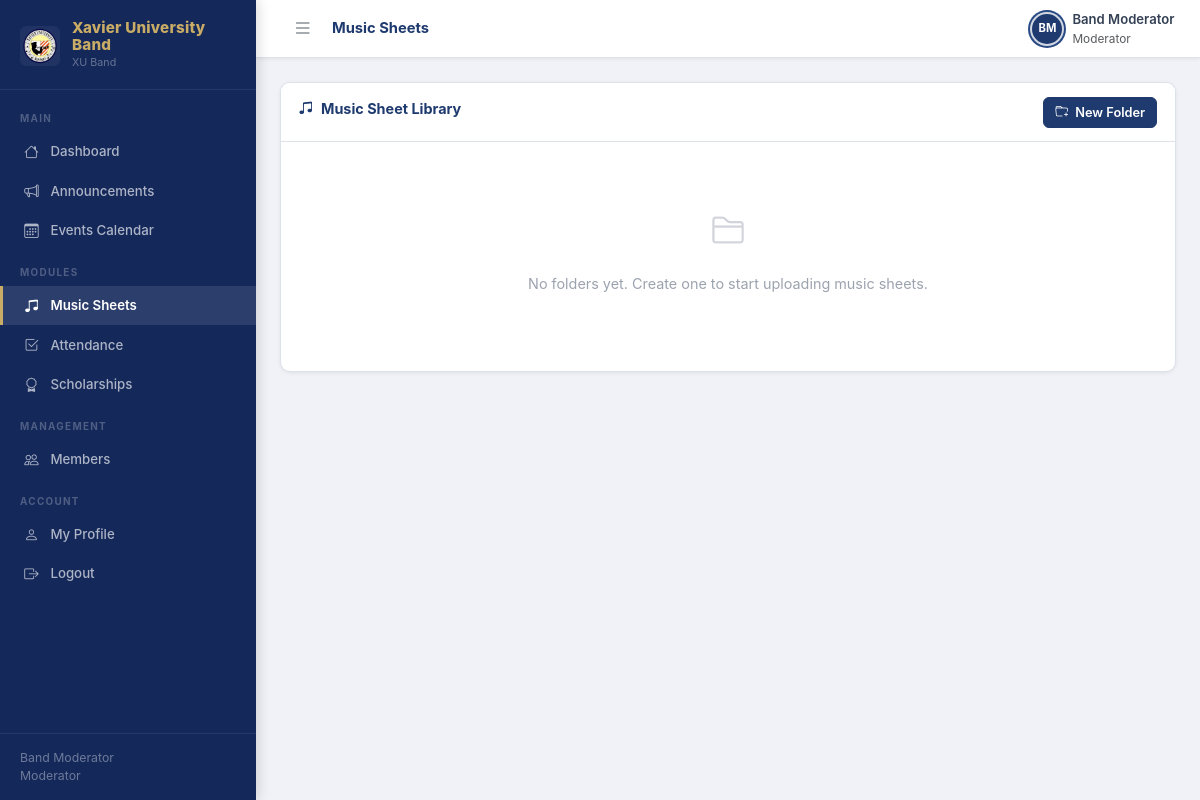
Before: /music-sheets.php (signed in) with the older database file.
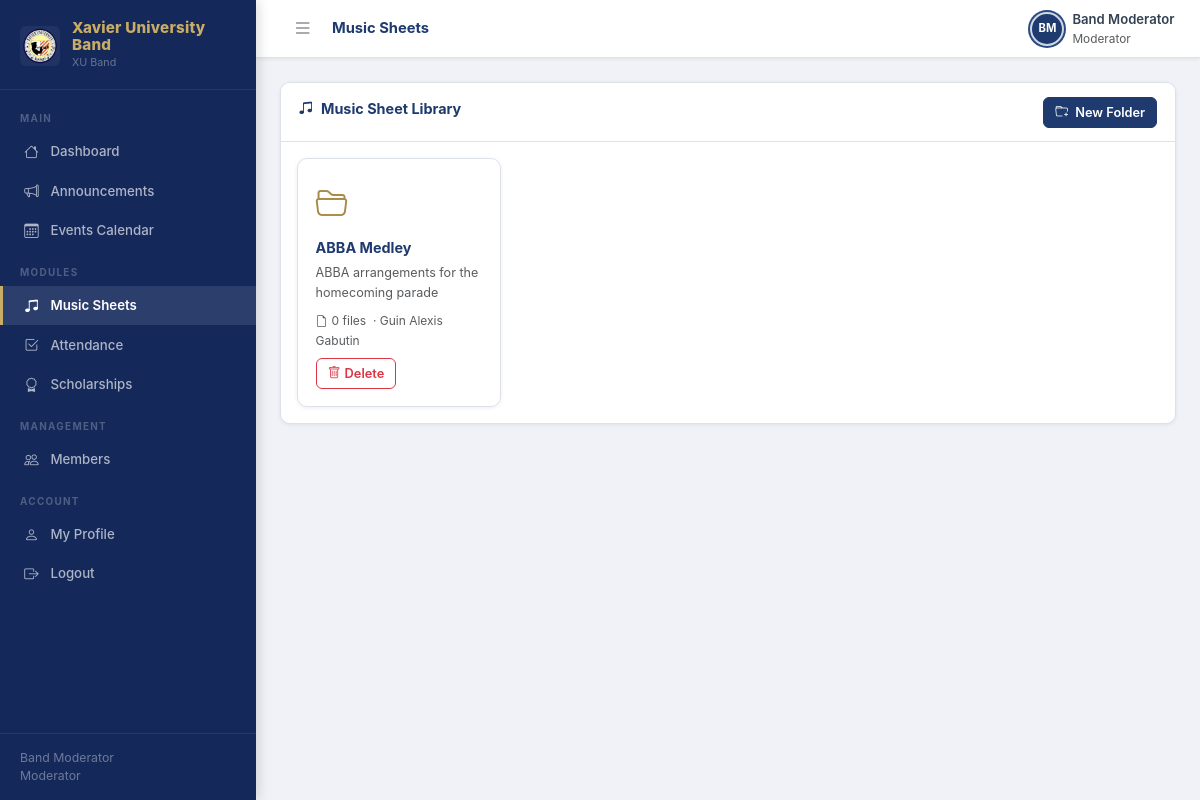
After: the same page with the newer database file.
### tables this page shows
CREATE TABLE IF NOT EXISTS music_folders (
    id INT AUTO_INCREMENT PRIMARY KEY,
    name VARCHAR(200) NOT NULL,
    description TEXT DEFAULT NULL,
    created_by INT NOT NULL,
    created_at DATETIME NOT NULL DEFAULT CURRENT_TIMESTAMP,
    FOREIGN KEY (created_by) REFERENCES users(id) ON DELETE CASCADE
);

CREATE TABLE IF NOT EXISTS users (
    id INT AUTO_INCREMENT PRIMARY KEY,
    name VARCHAR(100) NOT NULL,
    email VARCHAR(150) NOT NULL UNIQUE,
    password_hash VARCHAR(255) NOT NULL,
    role ENUM('moderator','officer','member') NOT NULL DEFAULT 'member',
    instrument VARCHAR(100) DEFAULT NULL,
    year_level VARCHAR(20) DEFAULT NULL,
    student_id VARCHAR(50) DEFAULT NULL,
    contact_number VARCHAR(20) DEFAULT NULL,
    status ENUM('active','inactive') NOT NULL DEFAULT 'active',
    profile_notes TEXT DEFAULT NULL,
    avatar_path VARCHAR(255) DEFAULT NULL,
    scholarship_status ENUM('Not Scholar','Half Scholar','Full Scholar') NOT NULL DEFAULT 'Not Scholar',
    created_at DATETIME NOT NULL DEFAULT CURRENT_TIMESTAMP,
    updated_at DATETIME NOT NULL DEFAULT CURRENT_TIMESTAMP ON UPDATE CURRENT_TIMESTAMP
);

### includes/db.php (called while the page is built, shortened)
<?php
function getDB(): PDO {
    static $pdo = null;
    if ($pdo === null) {
        $host = DB_HOST === 'localhost' ? '127.0.0.1' : DB_HOST;
        $dsn = 'mysql:host=' . $host . ';port=' . DB_PORT . ';dbname=' . DB_NAME . ';charset=utf8mb4';
        try {
            $pdo = new PDO($dsn, DB_USER, DB_PASS, [
                PDO::ATTR_ERRMODE            => PDO::ERRMODE_EXCEPTION,
                PDO::ATTR_DEFAULT_FETCH_MODE => PDO::FETCH_ASSOC,
                PDO::ATTR_EMULATE_PREPARES   => false,
                PDO::ATTR_TIMEOUT            => 10,
            ]);
        } catch (PDOException $e) {
            http_response_code(500);
            die(json_encode(['error' => 'Database connection failed: ' . $e->getMessage()]));
        }
    }
    return $pdo;
}
function dbQuery(string $sql, array $params = []): array {
    $stmt = getDB()->prepare($sql);
    $stmt->execute($params);
    return $stmt->fetchAll();
}

### includes/auth.php (called while the page is built, shortened)
<?php
require_once __DIR__ . '/db.php';
function isLoggedIn(): bool {
    return !empty($_SESSION['user_id']);
}
function currentUser(): ?array {
    return [
        'id'    => $_SESSION['user_id'],
        'name'  => $_SESSION['user_name'],
        'role'  => $_SESSION['user_role'],
        'email' => $_SESSION['user_email'],
    ];
}
function isOfficer(): bool {
    $role = currentUser()['role'] ?? '';
    return $role === 'officer' || $role === 'moderator';
}

### includes/helpers.php (called while the page is built, shortened)
<?php
function h(mixed $val): string {
    return htmlspecialchars((string)$val, ENT_QUOTES | ENT_HTML5, 'UTF-8');
}

### public/music-sheets.php (the view, shortened to what the changed rows need)
<?php
require_once __DIR__ . '/../includes/auth.php';
require_once __DIR__ . '/../includes/db.php';
require_once __DIR__ . '/../includes/helpers.php';
require_once __DIR__ . '/../includes/layout.php';
$user = currentUser();
$folderId = (int)($_GET['folder'] ?? 0);
if ($folderId) {
    $folder = dbQueryOne('SELECT * FROM music_folders WHERE id = ?', [$folderId]);
    if (!$folder) { flash('error', 'Folder not found.'); redirect('/music-sheets.php'); }
    if (isOfficer()) {
        $sheets = dbQuery('SELECT ms.*, u.name AS uploader FROM music_sheets ms JOIN users u ON u.id = ms.uploaded_by WHERE ms.folder_id = ? ORDER BY ms.created_at DESC', [$folderId]);
    } else {
        $sheets = dbQuery('SELECT ms.*, u.name AS uploader FROM music_sheets ms JOIN users u ON u.id = ms.uploaded_by JOIN music_assignments ma ON ma.sheet_id = ms.id WHERE ms.folder_id = ? AND ma.user_id = ? ORDER BY ms.created_at DESC', [$folderId, $user['id']]);
    }
    $allMembers = isOfficer() ? dbQuery('SELECT id,name,instrument FROM users WHERE role="member" AND status="active" ORDER BY name') : [];
    layout_head('Music Sheets — ' . $folder['name'], 'music-sheets');
?>
<?php if ($e = getFlash('error')): ?>
<div class="alert alert-danger d-flex align-items-center gap-2" data-auto-dismiss>
  <i class="bi bi-exclamation-triangle-fill"></i> <?= h($e) ?>
</div>
<?php endif; ?>
<?php if ($s = getFlash('success')): ?>
<div class="alert alert-success d-flex align-items-center gap-2" data-auto-dismiss>
  <i class="bi bi-check-circle-fill"></i> <?= h($s) ?>
</div>
<?php endif; ?>
<div class="d-flex align-items-center gap-3 mb-4">
  <a href="/music-sheets.php" class="btn btn-outline btn-sm">
    <i class="bi bi-arrow-left me-1"></i> Back to Folders
  </a>
  <h2 class="mb-0" style="color:var(--xu-navy)">
    <i class="bi bi-folder2-open me-2"></i><?= h($folder['name']) ?>
  </h2>
  <?php if ($folder['description']): ?>
  <span class="text-muted small"><?= h($folder['description']) ?></span>
  <?php endif; ?>
</div>
<?php if (!isOfficer()): ?>
<div class="alert alert-info d-flex align-items-center gap-2">
  <i class="bi bi-info-circle-fill"></i> Showing only your assigned music sheets.
</div>
<?php endif; ?>
<div class="card">
  <div class="card-header d-flex justify-content-between align-items-center">
    <span class="card-title"><i class="bi bi-music-note-beamed me-2"></i>Files in this folder</span>
    <?php if (isOfficer()): ?>
    <button class="btn btn-primary btn-sm" onclick="openModal('xumodalUpload')">
      <i class="bi bi-upload me-1"></i> Upload File
    </button>
    <?php endif; ?>
  </div>
  <?php if (!$sheets): ?>
  <div class="empty-state">
    <div class="empty-icon"><i class="bi bi-music-note-beamed"></i></div>
    <p><?= isOfficer() ? 'No files uploaded yet.' : 'No sheets assigned to you yet.' ?></p>
  </div>
  <?php else: ?>
  <div class="table-responsive">
    <table class="table table-hover align-middle mb-0">
      <thead class="table-light">
        <tr>
          <th>Title</th><th>Instrument</th><th>File</th>
          <th>Uploaded by</th><th>Date</th><th>Actions</th>
        </tr>
      </thead>
      <tbody>
        <?php foreach ($sheets as $sh):
          $ext  = strtolower(pathinfo($sh['file_name'], PATHINFO_EXTENSION));
          $icon = match($ext) {
            'pdf'                    => 'bi-file-pdf text-danger',
            'mp3'                    => 'bi-file-music text-primary',
            'jpg','jpeg','png','gif' => 'bi-file-image text-success',
            default                  => 'bi-file-earmark'
          };
          $size      = $sh['file_size'] ? round($sh['file_size']/1024,1).' KB' : '';
          $isImage   = in_array($ext, ['jpg','jpeg','png','gif']);
          $isPdf     = $ext === 'pdf';
          $isAudio   = $ext === 'mp3';
          $fileUrl   = '/' . h($sh['file_path']);
        ?>
        <tr>
          <td><strong><?= h($sh['title']) ?></strong></td>
          <td><?= $sh['instrument'] ? '<span class="badge bg-secondary">'.h($sh['instrument']).'</span>' : '<span class="text-muted">—</span>' ?></td>
          <td>
            <i class="bi <?= $icon ?>"></i>
            <span class="small ms-1"><?= h($sh['file_name']) ?><?= $size ? " · $size" : '' ?></span>
          </td>
          <td class="small text-muted"><?= h($sh['uploader']) ?></td>
          <td class="small text-muted"><?= formatDate($sh['created_at']) ?></td>
          <td>
            <div class="d-flex gap-1 flex-wrap">
              <?php if ($isPdf || $isImage): ?>
              <button class="btn btn-sm btn-outline-secondary"
                onclick="previewFile('<?= $fileUrl ?>', '<?= $ext ?>', '<?= h(addslashes($sh['title'])) ?>')">
                <i class="bi bi-eye me-1"></i>Preview
              </button>
              <?php elseif ($isAudio): ?>
              <button class="btn btn-sm btn-outline-secondary"
                onclick="previewFile('<?= $fileUrl ?>', 'mp3', '<?= h(addslashes($sh['title'])) ?>')">
                <i class="bi bi-play-circle me-1"></i>Play
              </button>
              <?php endif; ?>
              <a href="<?= $fileUrl ?>" download="<?= h($sh['file_name']) ?>" class="btn btn-sm btn-outline-primary">
                <i class="bi bi-download me-1"></i>Download
              </a>
              <?php if (isOfficer()): ?>
              <button class="btn btn-sm btn-outline-dark"
                onclick="openModal('xumodalAssign'); loadAssignments(<?= $sh['id'] ?>, <?= $folderId ?>, '<?= h(addslashes($sh['title'])) ?>')">
                <i class="bi bi-people me-1"></i>Assign
              </button>
              <form method="POST" class="d-inline">
                <input type="hidden" name="action" value="delete_file">
                <input type="hidden" name="id" value="<?= $sh['id'] ?>">
                <input type="hidden" name="folder_id" value="<?= $folderId ?>">
                <button class="btn btn-sm btn-outline-danger" data-confirm="Delete this file?">
                  <i class="bi bi-trash"></i>
                </button>
              </form>
              <?php endif; ?>
            </div>
          </td>
        </tr>
        <?php endforeach; ?>
      </tbody>
    </table>
  </div>
  <?php endif; ?>
</div>
<div class="xu-modal-overlay" id="xumodalPreview">
  <div class="xu-modal" style="max-width:800px;width:95vw">
    <div class="xu-modal-header">
      <span class="xu-modal-title" id="previewTitle">Preview</span>
      <button class="xu-modal-close" onclick="closeModal(this);stopAudio()"><i class="bi bi-x-lg"></i></button>
    </div>
    <div class="xu-modal-body p-0" id="previewBody" style="min-height:300px;display:flex;align-items:center;justify-content:center;background:#f8f9fa">
    </div>
  </div>
</div>
<?php if (isOfficer()): ?>
<div class="xu-modal-overlay" id="xumodalUpload">
  <div class="xu-modal">
    <div class="xu-modal-header">
      <span class="xu-modal-title">Upload File to <?= h($folder['name']) ?></span>
      <button class="xu-modal-close" onclick="closeModal(this)"><i class="bi bi-x-lg"></i></button>
    </div>
    <form method="POST" enctype="multipart/form-data">
      <input type="hidden" name="action" value="upload_file">
      <input type="hidden" name="folder_id" value="<?= $folderId ?>">
      <div class="xu-modal-body">
        <div class="mb-3">
          <label class="form-label">File *</label>
          <input name="file" type="file" class="form-control" accept=".pdf,.jpg,.jpeg,.png,.gif,.mp3" required>
          <div class="form-text text-muted">PDF, JPG, PNG, GIF, MP3 (max 20MB). Auto-assigned to all active members.</div>
        </div>
        <div class="mb-3">
          <label class="form-label">Title *</label>
          <input name="title" class="form-control" required>
        </div>
        <div class="mb-3">
          <label class="form-label">Instrument</label>
          <input name="instrument" class="form-control" placeholder="e.g. Trumpet, Saxophone, Flute…">
        </div>
      </div>
      <div class="xu-modal-footer">
        <button type="button" class="btn btn-outline-secondary" onclick="closeModal(this)">Cancel</button>
        <button type="submit" class="btn btn-primary"><i class="bi bi-upload me-1"></i>Upload</button>
      </div>
    </form>
  </div>
</div>
<div class="xu-modal-overlay" id="xumodalAssign">
  <div class="xu-modal">
    <div class="xu-modal-header">
      <span class="xu-modal-title" id="assignTitle">Manage Assignments</span>
      <button class="xu-modal-close" onclick="closeModal(this)"><i class="bi bi-x-lg"></i></button>
    </div>
    <form method="POST" id="assignForm">
      <input type="hidden" name="action" value="save_assignments">
      <input type="hidden" name="sheet_id" id="assign_sheet_id" value="">
      <input type="hidden" name="folder_id" id="assign_folder_id" value="">
      <div class="xu-modal-body">
        <p class="small text-muted mb-3">Select which members can see and download this sheet:</p>
        <div id="assignMemberList">
          <?php foreach ($allMembers as $m): ?>
          <div class="d-flex align-items-center gap-2 py-2 border-bottom">
            <input type="checkbox" name="assigned[]" value="<?= $m['id'] ?>"
              class="form-check-input member-assign-cb" data-uid="<?= $m['id'] ?>">
            <span><?= h($m['name']) ?></span>
            <?php if ($m['instrument']): ?><span class="badge bg-secondary"><?= h($m['instrument']) ?></span><?php endif; ?>
          </div>
          <?php endforeach; ?>
        </div>
      </div>
      <div class="xu-modal-footer">
        <button type="button" class="btn btn-outline-secondary btn-sm" onclick="toggleAllAssign(true)">Select All</button>
        <button type="button" class="btn btn-outline-secondary btn-sm" onclick="toggleAllAssign(false)">None</button>
        <button type="button" class="btn btn-outline-secondary" onclick="closeModal(this)">Cancel</button>
        <button type="submit" class="btn btn-primary">Save</button>
      </div>
    </form>
  </div>
</div>
<?php endif; ?>
<script>
function loadAssignments(sheetId, folderId, title) {
  document.getElementById('assign_sheet_id').value  = sheetId;
  document.getElementById('assign_folder_id').value = folderId;
  document.getElementById('assignTitle').textContent = 'Assign: ' + title;
  fetch('/api/assignments.php?sheet_id=' + sheetId)
    .then(r => r.json())
    .then(data => {
      document.querySelectorAll('.member-assign-cb').forEach(cb => {
        cb.checked = data.includes(parseInt(cb.dataset.uid));
      });
    });
}
function toggleAllAssign(val) {
  document.querySelectorAll('.member-assign-cb').forEach(cb => cb.checked = val);
}
function stopAudio() {
  const a = document.querySelector('#previewBody audio');
  if (a) { a.pause(); a.currentTime = 0; }
}
function previewFile(url, ext, title) {
  document.getElementById('previewTitle').textContent = title;
  const body = document.getElementById('previewBody');
  if (ext === 'pdf') {
    body.innerHTML = '<iframe src="' + url + '" style="width:100%;height:75vh;border:0"></iframe>';
  } else if (['jpg','jpeg','png','gif'].includes(ext)) {
    body.innerHTML = '<img src="' + url + '" style="max-width:100%;max-height:75vh;object-fit:contain;padding:1rem">';
  } else if (ext === 'mp3') {
    body.innerHTML = '<div class="p-4 text-center"><i class="bi bi-file-music" style="font-size:3rem;color:var(--xu-navy)"></i><br><br><audio controls autoplay style="width:100%;max-width:400px"><source src="' + url + '" type="audio/mpeg"></audio></div>';
  }
  openModal('xumodalPreview');
}
</script>
<?php
} else {
    if (isOfficer()) {
        $folders = dbQuery('SELECT f.*, u.name AS creator, COUNT(ms.id) AS file_count FROM music_folders f JOIN users u ON u.id = f.created_by LEFT JOIN music_sheets ms ON ms.folder_id = f.id GROUP BY f.id ORDER BY f.created_at DESC');
    }
?>
<div class="card">
  <div class="card-body p-3">
    <?php if (!$folders): ?>
    <div class="empty-state">
      <div class="empty-icon"><i class="bi bi-folder2"></i></div>
      <p><?= isOfficer() ? 'No folders yet. Create one to start uploading music sheets.' : 'No music sheets assigned to you yet.' ?></p>
    </div>
    <?php else: ?>
    <div class="row g-3">
      <?php foreach ($folders as $f): ?>
      <div class="col-sm-6 col-md-4 col-lg-3">
        <div class="folder-card" onclick="window.location='/music-sheets.php?folder=<?= $f['id'] ?>'">
          <i class="bi bi-folder2-open folder-icon"></i>
          <div class="fw-bold" style="color:var(--xu-navy);margin-bottom:4px"><?= h($f['name']) ?></div>
          <?php if ($f['description']): ?>
          <div class="small text-muted mb-2"><?= h(mb_substr($f['description'],0,60)) ?></div>
          <?php endif; ?>
          <div class="text-muted" style="font-size:.75rem">
            <i class="bi bi-file-earmark me-1"></i><?= $f['file_count'] ?> file<?= $f['file_count']!=1?'s':'' ?>
            &nbsp;&middot;&nbsp;<?= h($f['creator']) ?>
          </div>
          <?php if (isOfficer()): ?>
          <div class="mt-2" onclick="event.stopPropagation()">
            <form method="POST" class="d-inline">
              <button class="btn btn-sm btn-outline-danger" data-confirm="Delete folder and all files inside?">
                <i class="bi bi-trash me-1"></i>Delete
              </button>
            </form>
          </div>
          <?php endif; ?>
        </div>
      </div>
      <?php endforeach; ?>
    </div>
    <?php endif; ?>
  </div>
</div>
<?php } ?>

Changed rows visible on the page:
added music_folders: name "ABBA Medley", description "ABBA arrangements for the homecoming parade", file_count "0", created_by.name "Guin Alexis Gabutin"
Other visible differences:
text no longer shown: "No folders yet. Create one to start uploading music sheets."
